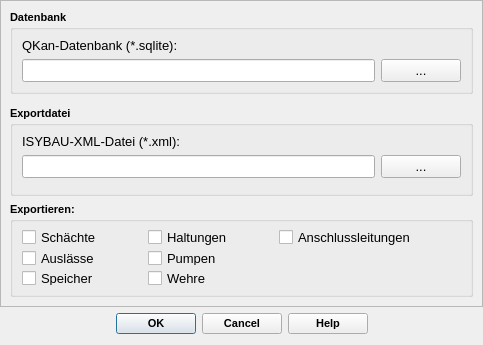
<?xml version="1.0" encoding="UTF-8"?>
<ui version="4.0">
 <class>xmlexportDialogBase</class>
 <widget class="QDialog" name="xmlexportDialogBase">
  <property name="geometry">
   <rect>
    <x>0</x>
    <y>0</y>
    <width>483</width>
    <height>345</height>
   </rect>
  </property>
  <property name="minimumSize">
   <size>
    <width>250</width>
    <height>150</height>
   </size>
  </property>
  <property name="maximumSize">
   <size>
    <width>16777215</width>
    <height>345</height>
   </size>
  </property>
  <property name="windowTitle">
   <string>Export nach ISYBAU-XML</string>
  </property>
  <layout class="QVBoxLayout" name="verticalLayout_3">
   <property name="leftMargin">
    <number>0</number>
   </property>
   <property name="topMargin">
    <number>0</number>
   </property>
   <property name="rightMargin">
    <number>0</number>
   </property>
   <item>
    <widget class="QScrollArea" name="scrollArea">
     <property name="widgetResizable">
      <bool>true</bool>
     </property>
     <widget class="QWidget" name="scrollAreaWidgetContents">
      <property name="geometry">
       <rect>
        <x>0</x>
        <y>0</y>
        <width>481</width>
        <height>305</height>
       </rect>
      </property>
      <layout class="QVBoxLayout" name="verticalLayout_4">
       <item>
        <widget class="QGroupBox" name="groupBox">
         <property name="font">
          <font>
           <family>Tahoma</family>
           <pointsize>8</pointsize>
           <weight>75</weight>
           <bold>true</bold>
          </font>
         </property>
         <property name="title">
          <string>Datenbank</string>
         </property>
         <layout class="QVBoxLayout" name="verticalLayout">
          <item>
           <widget class="QLabel" name="label">
            <property name="font">
             <font>
              <family>Tahoma</family>
              <pointsize>10</pointsize>
              <weight>50</weight>
              <bold>false</bold>
             </font>
            </property>
            <property name="text">
             <string>QKan-Datenbank (*.sqlite):</string>
            </property>
            <property name="alignment">
             <set>Qt::AlignLeading|Qt::AlignLeft|Qt::AlignVCenter</set>
            </property>
           </widget>
          </item>
          <item>
           <layout class="QHBoxLayout" name="horizontalLayout">
            <item>
             <widget class="QLineEdit" name="tf_database">
              <property name="font">
               <font>
                <family>Tahoma</family>
                <pointsize>10</pointsize>
                <weight>50</weight>
                <bold>false</bold>
               </font>
              </property>
              <property name="toolTip">
               <string>&lt;html&gt;&lt;head/&gt;&lt;body&gt;&lt;p&gt;Aktuell zu bearbeitende QKan-Datenbank&lt;/p&gt;&lt;/body&gt;&lt;/html&gt;</string>
              </property>
             </widget>
            </item>
            <item>
             <widget class="QPushButton" name="pb_database">
              <property name="font">
               <font>
                <family>Tahoma</family>
                <pointsize>10</pointsize>
                <weight>50</weight>
                <bold>false</bold>
               </font>
              </property>
              <property name="text">
               <string>...</string>
              </property>
             </widget>
            </item>
           </layout>
          </item>
         </layout>
        </widget>
       </item>
       <item>
        <spacer name="verticalSpacer">
         <property name="orientation">
          <enum>Qt::Vertical</enum>
         </property>
         <property name="sizeHint" stdset="0">
          <size>
           <width>20</width>
           <height>40</height>
          </size>
         </property>
        </spacer>
       </item>
       <item>
        <widget class="QGroupBox" name="groupBox_2">
         <property name="font">
          <font>
           <family>Tahoma</family>
           <pointsize>8</pointsize>
           <weight>75</weight>
           <bold>true</bold>
          </font>
         </property>
         <property name="title">
          <string>Exportdatei</string>
         </property>
         <layout class="QVBoxLayout" name="verticalLayout_2">
          <item>
           <widget class="QLabel" name="label_2">
            <property name="font">
             <font>
              <family>Tahoma</family>
              <pointsize>10</pointsize>
              <weight>50</weight>
              <bold>false</bold>
             </font>
            </property>
            <property name="text">
             <string>ISYBAU-XML-Datei (*.xml):</string>
            </property>
            <property name="alignment">
             <set>Qt::AlignLeading|Qt::AlignLeft|Qt::AlignVCenter</set>
            </property>
           </widget>
          </item>
          <item>
           <layout class="QHBoxLayout" name="horizontalLayout_2">
            <item>
             <widget class="QLineEdit" name="tf_export">
              <property name="font">
               <font>
                <family>Tahoma</family>
                <pointsize>10</pointsize>
                <weight>50</weight>
                <bold>false</bold>
               </font>
              </property>
              <property name="toolTip">
               <string>&lt;html&gt;&lt;head/&gt;&lt;body&gt;&lt;p&gt;Quelldatenbank mit Kanaldaten aus HYSTEM-EXTRAN&lt;/p&gt;&lt;/body&gt;&lt;/html&gt;</string>
              </property>
             </widget>
            </item>
            <item>
             <widget class="QPushButton" name="pb_export">
              <property name="font">
               <font>
                <family>Tahoma</family>
                <pointsize>10</pointsize>
                <weight>50</weight>
                <bold>false</bold>
               </font>
              </property>
              <property name="text">
               <string>...</string>
              </property>
             </widget>
            </item>
           </layout>
          </item>
          <item>
           <spacer name="verticalSpacer_2">
            <property name="orientation">
             <enum>Qt::Vertical</enum>
            </property>
            <property name="sizeHint" stdset="0">
             <size>
              <width>20</width>
              <height>40</height>
             </size>
            </property>
           </spacer>
          </item>
         </layout>
        </widget>
       </item>
       <item>
        <widget class="QGroupBox" name="groupBox_3">
         <property name="minimumSize">
          <size>
           <width>0</width>
           <height>95</height>
          </size>
         </property>
         <property name="maximumSize">
          <size>
           <width>16777215</width>
           <height>95</height>
          </size>
         </property>
         <property name="font">
          <font>
           <family>Tahoma</family>
           <pointsize>8</pointsize>
           <weight>75</weight>
           <bold>true</bold>
          </font>
         </property>
         <property name="title">
          <string>Exportieren:</string>
         </property>
         <layout class="QGridLayout" name="gridLayout">
          <item row="1" column="0">
           <widget class="QCheckBox" name="cb_export_auslaesse">
            <property name="font">
             <font>
              <family>Tahoma</family>
              <pointsize>10</pointsize>
              <weight>50</weight>
              <bold>false</bold>
             </font>
            </property>
            <property name="text">
             <string>Auslässe</string>
            </property>
           </widget>
          </item>
          <item row="2" column="0">
           <widget class="QCheckBox" name="cb_export_speicher">
            <property name="font">
             <font>
              <family>Tahoma</family>
              <pointsize>10</pointsize>
              <weight>50</weight>
              <bold>false</bold>
             </font>
            </property>
            <property name="text">
             <string>Speicher</string>
            </property>
           </widget>
          </item>
          <item row="0" column="4">
           <widget class="QCheckBox" name="cb_export_anschlussleitungen">
            <property name="font">
             <font>
              <family>Tahoma</family>
              <pointsize>10</pointsize>
              <weight>50</weight>
              <bold>false</bold>
             </font>
            </property>
            <property name="text">
             <string>Anschlussleitungen</string>
            </property>
           </widget>
          </item>
          <item row="0" column="0">
           <widget class="QCheckBox" name="cb_export_schaechte">
            <property name="font">
             <font>
              <family>Tahoma</family>
              <pointsize>10</pointsize>
              <weight>50</weight>
              <bold>false</bold>
             </font>
            </property>
            <property name="text">
             <string>Schächte</string>
            </property>
           </widget>
          </item>
          <item row="2" column="2">
           <widget class="QCheckBox" name="cb_export_wehre">
            <property name="font">
             <font>
              <family>Tahoma</family>
              <pointsize>10</pointsize>
              <weight>50</weight>
              <bold>false</bold>
             </font>
            </property>
            <property name="text">
             <string>Wehre</string>
            </property>
           </widget>
          </item>
          <item row="1" column="2">
           <widget class="QCheckBox" name="cb_export_pumpen">
            <property name="font">
             <font>
              <family>Tahoma</family>
              <pointsize>10</pointsize>
              <weight>50</weight>
              <bold>false</bold>
             </font>
            </property>
            <property name="text">
             <string>Pumpen</string>
            </property>
           </widget>
          </item>
          <item row="0" column="5">
           <spacer name="horizontalSpacer">
            <property name="orientation">
             <enum>Qt::Horizontal</enum>
            </property>
            <property name="sizeHint" stdset="0">
             <size>
              <width>40</width>
              <height>20</height>
             </size>
            </property>
           </spacer>
          </item>
          <item row="0" column="1">
           <spacer name="horizontalSpacer_2">
            <property name="orientation">
             <enum>Qt::Horizontal</enum>
            </property>
            <property name="sizeType">
             <enum>QSizePolicy::Fixed</enum>
            </property>
            <property name="sizeHint" stdset="0">
             <size>
              <width>40</width>
              <height>20</height>
             </size>
            </property>
           </spacer>
          </item>
          <item row="0" column="2">
           <widget class="QCheckBox" name="cb_export_haltungen">
            <property name="font">
             <font>
              <family>Tahoma</family>
              <pointsize>10</pointsize>
              <weight>50</weight>
              <bold>false</bold>
             </font>
            </property>
            <property name="text">
             <string>Haltungen</string>
            </property>
           </widget>
          </item>
          <item row="0" column="3">
           <spacer name="horizontalSpacer_3">
            <property name="orientation">
             <enum>Qt::Horizontal</enum>
            </property>
            <property name="sizeType">
             <enum>QSizePolicy::Fixed</enum>
            </property>
            <property name="sizeHint" stdset="0">
             <size>
              <width>40</width>
              <height>20</height>
             </size>
            </property>
           </spacer>
          </item>
         </layout>
        </widget>
       </item>
      </layout>
     </widget>
    </widget>
   </item>
   <item>
    <widget class="QDialogButtonBox" name="button_box">
     <property name="font">
      <font>
       <pointsize>8</pointsize>
       <weight>75</weight>
       <bold>true</bold>
      </font>
     </property>
     <property name="toolTip">
      <string notr="true"/>
     </property>
     <property name="orientation">
      <enum>Qt::Horizontal</enum>
     </property>
     <property name="standardButtons">
      <set>QDialogButtonBox::Cancel|QDialogButtonBox::Help|QDialogButtonBox::Ok</set>
     </property>
     <property name="centerButtons">
      <bool>true</bool>
     </property>
    </widget>
   </item>
  </layout>
  <zorder>scrollArea</zorder>
  <zorder>button_box</zorder>
 </widget>
 <resources/>
 <connections>
  <connection>
   <sender>button_box</sender>
   <signal>accepted()</signal>
   <receiver>xmlexportDialogBase</receiver>
   <slot>accept()</slot>
   <hints>
    <hint type="sourcelabel">
     <x>265</x>
     <y>475</y>
    </hint>
    <hint type="destinationlabel">
     <x>261</x>
     <y>253</y>
    </hint>
   </hints>
  </connection>
  <connection>
   <sender>button_box</sender>
   <signal>rejected()</signal>
   <receiver>xmlexportDialogBase</receiver>
   <slot>reject()</slot>
   <hints>
    <hint type="sourcelabel">
     <x>265</x>
     <y>475</y>
    </hint>
    <hint type="destinationlabel">
     <x>261</x>
     <y>253</y>
    </hint>
   </hints>
  </connection>
 </connections>
</ui>
